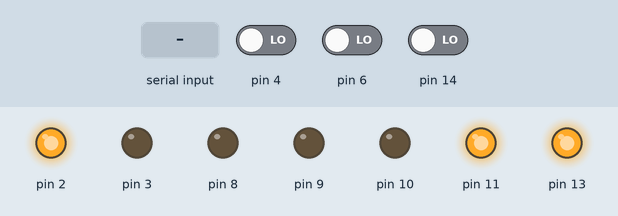
Simulated run of this sketch. Board: Arduino Uno, built with avr-gcc and run on an emulated ATmega328P. On the bench: output pins drawn as LEDs (lit = HIGH). Dashed ring = blinking. The inputs (shaded band) are chosen by the test bench; at power-on: pin 4 LOW, pin 6 LOW, pin 14 LOW. What the sketch prints to the serial monitor is not drawn.

Above: at 0.01 s.
At 1.25 s:
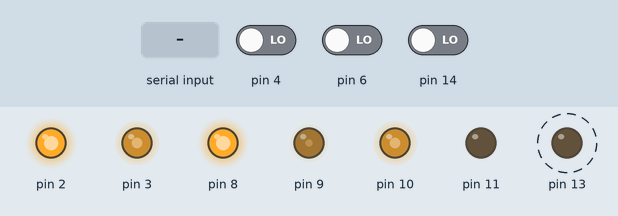
1.3 s: "1" received over Serial
At 3.3 s:
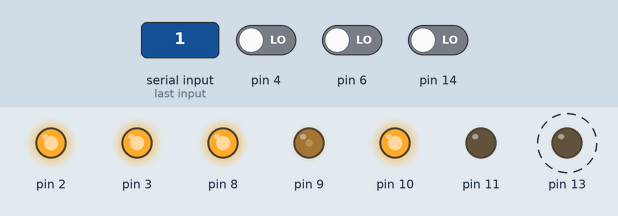
4.3 s: "0" received over Serial
Timing chart, 0 to 22.3 s (numbered marks = the images above; inputs shaded):
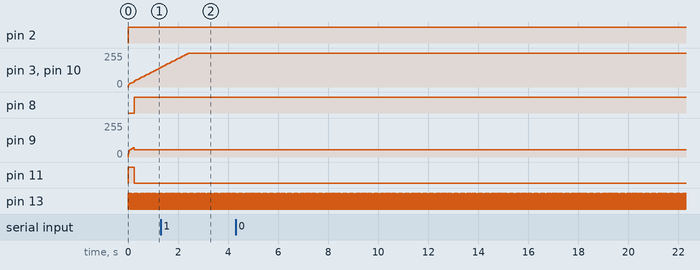

The sketch:

RB003_Omni3WD_PID_3SONAR.ino
```cpp
#include <EEPROM.h>

#define _NAMIKI_MOTOR	 //for Namiki 22CL-103501PG80:1
/********************************************************************/
/*


				        Power Switch

				        Sonar0x11

				 -------------------------
				/                         \
			       /		           \
			      /			            \
			M3   /			             \ M2
		       INT0 /			              \INT1
			   /			               \
			  /			                \
			 /			                 \
			 \			                 /
			  \			                /
		  	   \			               /
			    \			              /
		  Sonar0x12  \		  	             / Sonar0x13
			      \		                    /
			       \	                   /
				--------------------------
					    M1

 */


#include <fuzzy_table.h>
#include <PID_Beta6.h>

#include <PinChangeInt.h>
#include <PinChangeIntConfig.h>

#include <MotorWheel.h>
#include <Omni3WD.h>

#include <SONAR.h>

/******************************************/
// SONAR

SONAR sonar11(0x11),sonar12(0x12),sonar13(0x13);

unsigned short distBuf[3];
void sonarsUpdate() {
    static unsigned char sonarCurr=1;
    if(sonarCurr==3) sonarCurr=1;
    else ++sonarCurr;
    if(sonarCurr==1) {
        distBuf[1]=sonar12.getDist();
        sonar12.trigger();
        sonar12.showDat();
    } else if(sonarCurr==2) {
        distBuf[2]=sonar13.getDist();
        sonar13.trigger();
        sonar13.showDat();
    } else {
        distBuf[0]=sonar11.getDist();
        sonar11.trigger();
        sonar11.showDat();
    }
}

/*********************************************/

/*******************************************/
// Motors

irqISR(irq1,isr1);
MotorWheel wheel1(9,8,6,7,&irq1);        // Pin9:PWM, Pin8:DIR, Pin6:PhaseA, Pin7:PhaseB

irqISR(irq2,isr2);
MotorWheel wheel2(10,11,14,15,&irq2);    // Pin10:PWM, Pin11:DIR, Pin14:PhaseA, Pin15:PhaseB

irqISR(irq3,isr3);
MotorWheel wheel3(3,2,4,5,&irq3);        // Pin3:PWM, Pin2:DIR, Pin4:PhaseA, Pin5:PhaseB

Omni3WD Omni(&wheel1,&wheel2,&wheel3);
/******************************************/

/******************************************/
// demo
unsigned long currMillis=0;
void demoWithSensors(unsigned int speedMMPS,unsigned int distance) {
    if(millis()-currMillis>SONAR::duration) {
        currMillis=millis();
        sonarsUpdate();
    }
    if(distBuf[1]<distance) {
        if(Omni.getCarStat()!=Omni3WD::STAT_RIGHT) Omni.setCarSlow2Stop(500);
            Omni.setCarRight(speedMMPS);
    } else if(distBuf[2]<distance) {
        if(Omni.getCarStat()!=Omni3WD::STAT_LEFT) Omni.setCarSlow2Stop(500);
            Omni.setCarLeft(speedMMPS);
    } else if(distBuf[0]<distance) {
        if(Omni.getCarStat()!=Omni3WD::STAT_ROTATERIGHT) Omni.setCarSlow2Stop(500);
            Omni.setCarRotateRight(speedMMPS);
    } else {
        if(Omni.getCarStat()!=Omni3WD::STAT_ADVANCE) Omni.setCarSlow2Stop(500);
            Omni.setCarAdvance(speedMMPS);
    }
    Omni.PIDRegulate();
}

/*****************************************/
// setup()
void setup() {
    TCCR1B=TCCR1B&0xf8|0x01;    // Pin9,Pin10 PWM 31250Hz
    TCCR2B=TCCR2B&0xf8|0x01;    // Pin3,Pin11 PWM 31250Hz

    SONAR::init(13);

    Omni.PIDEnable(0.26,0.02,0,10);
}

/****************************************/
// loop()
void loop()
{
   demoWithSensors(100,30);
    //delay(500);
  // Omni.demoActions(100);
    //Serial.println("working");
}
```

Measured:
- by itself, pin 9: rises from 0/255 to 69/255 in 0.17 s, then falls to 56/255 in 0.07 s
- by itself, pin 13: alternates HIGH for 0.02 s and LOW for 0.05 s
